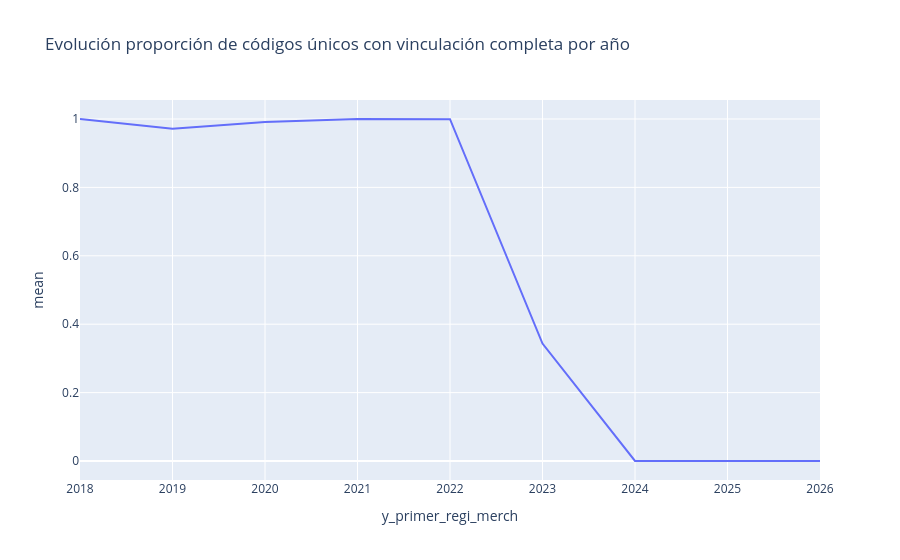

Notebook source saved alongside this figure:
### Code cell
fig = px.line(df.groupby(['y_primer_regi_merch'])['vinc_completa'].describe().reset_index(),
               x="y_primer_regi_merch", y="mean", title='Evolución proporción de códigos únicos con vinculación completa por año')
fig.show()

### Figure 1 — Plotly figure (JSON) as saved in the notebook; plotly's stock layout.template omitted (floating-point values rounded to 4 significant figures)
{"data": [{"hovertemplate": "y_primer_regi_merch=%{x}<br>mean=%{y}<extra></extra>", "legendgroup": "", "line": {"color": "#636efa", "dash": "solid"}, "marker": {"symbol": "circle"}, "mode": "lines", "name": "", "orientation": "v", "showlegend": false, "type": "scatter", "x": [2018, 2019, 2020, 2021, 2022, 2023, 2024, 2025, 2026], "xaxis": "x", "y": [1, 0.9717, 0.9911, 0.9999, 0.9994, 0.3434, 0.000286, 0, 0], "yaxis": "y"}], "layout": {"legend": {"tracegroupgap": 0}, "title": {"text": "Evolución proporción de códigos únicos con vinculación completa por año"}, "xaxis": {"anchor": "y", "domain": [0, 1], "title": {"text": "y_primer_regi_merch"}}, "yaxis": {"anchor": "x", "domain": [0, 1], "title": {"text": "mean"}}}}
